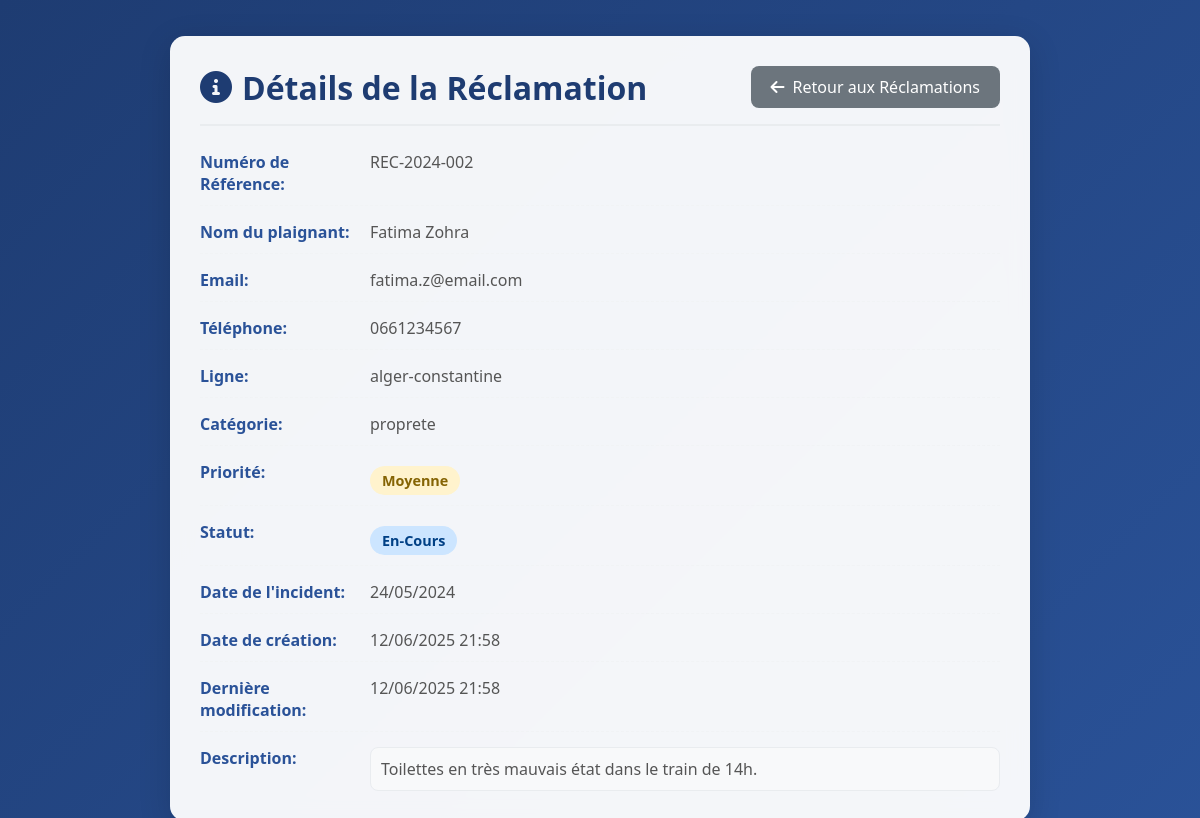
The page /view_complaint.php?id=2 (signed in) on the database its author committed.
### tables this page shows
CREATE TABLE reclamations (
    id INT AUTO_INCREMENT PRIMARY KEY,
    numero_reference VARCHAR(20) UNIQUE NOT NULL,
    nom VARCHAR(100) NOT NULL,
    email VARCHAR(150) NOT NULL,
    telephone VARCHAR(20),
    ligne VARCHAR(50) NOT NULL,
    categorie VARCHAR(50) NOT NULL,
    priorite ENUM('faible', 'moyenne', 'elevee') DEFAULT 'moyenne',
    date_incident DATE,
    description TEXT NOT NULL,
    statut ENUM('en-attente', 'en-cours', 'resolue') DEFAULT 'en-attente',
    date_creation TIMESTAMP DEFAULT CURRENT_TIMESTAMP,
    date_modification TIMESTAMP DEFAULT CURRENT_TIMESTAMP ON UPDATE CURRENT_TIMESTAMP
);

### view_complaint.php (the view, shortened to what this page needs)
<?php
$reclamation_id = isset($_GET['id']) ? sanitizeInput($_GET['id']) : 0;
$reclamation = null;
try {
    $pdo = getConnection();
    $query = "SELECT * FROM reclamations WHERE id = ?";
    $stmt = $pdo->prepare($query);
    $stmt->execute([$reclamation_id]);
    $reclamation = $stmt->fetch(PDO::FETCH_ASSOC);
} catch (PDOException $e) {
    error_log("Error fetching reclamation details: " . $e->getMessage());
}
?>
<!DOCTYPE html>
<html lang="fr">
<head>
    <link rel="stylesheet" href="https://cdnjs.cloudflare.com/ajax/libs/font-awesome/6.0.0-beta3/css/all.min.css">
</head>
<body>
    <div class="card-container">
        <div class="card-header">
            <h1><i class="fas fa-info-circle"></i> Détails de la Réclamation</h1>
            <a href="manage_reclamations.php" class="back-btn"><i class="fas fa-arrow-left"></i> Retour aux Réclamations</a>
        </div>
        <?php if ($reclamation): ?>
            <div class="detail-row">
                <div class="detail-label">Numéro de Référence:</div>
                <div class="detail-value"><?php echo htmlspecialchars($reclamation['numero_reference']); ?></div>
            </div>
            <div class="detail-row">
                <div class="detail-label">Nom du plaignant:</div>
                <div class="detail-value"><?php echo htmlspecialchars($reclamation['nom']); ?></div>
            </div>
            <div class="detail-row">
                <div class="detail-label">Email:</div>
                <div class="detail-value"><?php echo htmlspecialchars($reclamation['email']); ?></div>
            </div>
            <div class="detail-row">
                <div class="detail-label">Téléphone:</div>
                <div class="detail-value"><?php echo htmlspecialchars($reclamation['telephone'] ?: 'N/A'); ?></div>
            </div>
            <div class="detail-row">
                <div class="detail-label">Ligne:</div>
                <div class="detail-value"><?php echo htmlspecialchars($reclamation['ligne']); ?></div>
            </div>
            <div class="detail-row">
                <div class="detail-label">Catégorie:</div>
                <div class="detail-value"><?php echo htmlspecialchars($reclamation['categorie']); ?></div>
            </div>
            <div class="detail-row">
                <div class="detail-label">Priorité:</div>
                <div class="detail-value">
                    <span class="priority-badge priority-<?php echo $reclamation['priorite']; ?>">
                        <?php echo ucfirst($reclamation['priorite']); ?>
                    </span>
                </div>
            </div>
            <div class="detail-row">
                <div class="detail-label">Statut:</div>
                <div class="detail-value">
                    <span class="status-badge status-<?php echo $reclamation['statut']; ?>">
                        <?php echo ucfirst($reclamation['statut']); ?>
                    </span>
                </div>
            </div>
            <div class="detail-row">
                <div class="detail-label">Date de l'incident:</div>
                <div class="detail-value"><?php echo date('d/m/Y', strtotime($reclamation['date_incident'])); ?></div>
            </div>
            <div class="detail-row">
                <div class="detail-label">Date de création:</div>
                <div class="detail-value"><?php echo date('d/m/Y H:i', strtotime($reclamation['date_creation'])); ?></div>
            </div>
            <div class="detail-row">
                <div class="detail-label">Dernière modification:</div>
                <div class="detail-value"><?php echo date('d/m/Y H:i', strtotime($reclamation['date_modification'])); ?></div>
            </div>
            <div class="detail-row description-row">
                <div class="detail-label">Description:</div>
                <div class="detail-value"><?php echo htmlspecialchars($reclamation['description']); ?></div>
            </div>
        <?php endif; ?>
    </div>
</body>
</html>

### view_complaint.php (style rules this page uses)
body { font-family: 'Segoe UI', Tahoma, Geneva, Verdana, sans-serif; background: linear-gradient(135deg, #1e3c72 0%, #2a5298 100%); min-height: 100vh; color: #333; display: flex; justify-content: center; align-items: center; padding: 20px; }
.card-container { background: rgba(255, 255, 255, 0.95); backdrop-filter: blur(10px); border-radius: 15px; padding: 30px; box-shadow: 0 8px 32px rgba(0, 0, 0, 0.15); width: 100%; max-width: 800px; animation: fadeIn 0.5s ease-out; }
.card-header { display: flex; justify-content: space-between; align-items: center; margin-bottom: 25px; padding-bottom: 15px; border-bottom: 2px solid #e9ecef; }
.card-header h1 { color: #1e3c72; font-size: 2em; margin: 0; display: flex; align-items: center; gap: 10px; }
.back-btn { background: #6c757d; color: white; border: none; padding: 10px 20px; border-radius: 8px; cursor: pointer; font-weight: 500; transition: all 0.3s ease; text-decoration: none; display: inline-flex; align-items: center; gap: 8px; }
.detail-row { display: flex; flex-wrap: wrap; margin-bottom: 15px; border-bottom: 1px dashed #f1f3f5; padding-bottom: 10px; }
.detail-row:last-child { border-bottom: none; margin-bottom: 0; padding-bottom: 0; }
.detail-label { flex: 0 0 150px; font-weight: 600; color: #2a5298; padding-right: 20px; }
.detail-value { flex: 1; color: #555; }
.detail-row.description-row .detail-value { white-space: pre-wrap; max-height: 200px; overflow-y: auto; padding: 10px; background-color: #f8f9fa; border-radius: 8px; border: 1px solid #e9ecef; }
.status-badge, .priority-badge { padding: 5px 12px; border-radius: 20px; font-size: 0.9em; font-weight: 600; text-transform: capitalize; display: inline-block; margin-top: 5px; }
.status-en-cours { background: #cce5ff; color: #004085; }
.priority-moyenne { background: #fff3cd; color: #856404; }

### rows shown on the page
reclamations: numero_reference "REC-2024-002", nom "Fatima Zohra", email "fatima.z@email.com", telephone "0661234567", ligne "alger-constantine", categorie "proprete", priorite "Moyenne", statut "En-Cours", date_incident "24/05/2024", date_creation "12/06/2025 21:58", date_modification "12/06/2025 21:58", description "Toilettes en très mauvais état dans le train de 14h."
